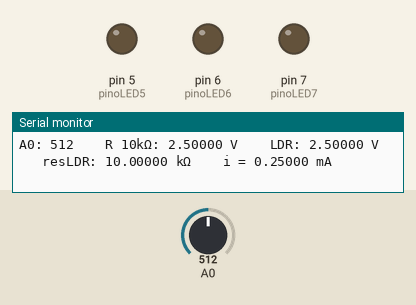
The sketch below on a simulated Arduino Uno, built with avr-gcc and run on an emulated ATmega328P. On the bench: output pins drawn as LEDs (lit = HIGH), the last lines printed to the serial monitor. The test bench sets the inputs (shaded band); at power-on: A0 = 512.

Above: at 1.2 s.
1.3 s: A0 set to 83
4.3 s: A0 set to 73
At 4.8 s:
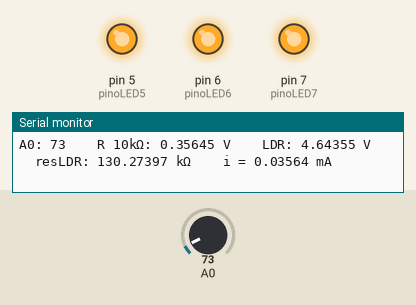
5.9 s: A0 set to 90
At 6.4 s:
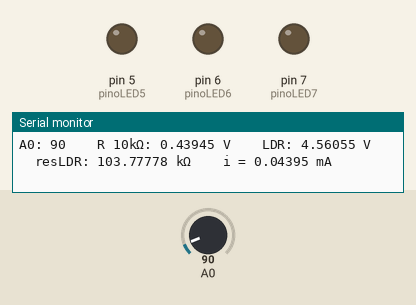
7.4 s: A0 set to 70
At 8.1 s:
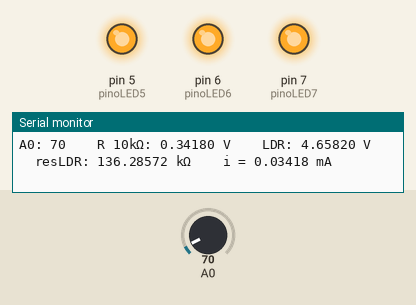
Timing chart, 0 to 10.4 s (numbered marks = the images above; inputs shaded):
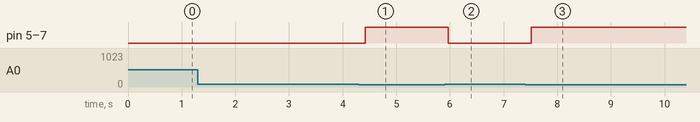

The sketch:

Jack_O_Lantern.ino
```cpp
///////////////////////////////////////////////////////////////////
//      @file Jack_O_Lantern.ino                                 //
//      @brief Halloween => Photoresistor LED Controller         //
//      @author Lucas Lopes - @engcompprojecthub                 //
//      @date 25/10/2020                                         //
///////////////////////////////////////////////////////////////////
#define pinoLED5 5
#define pinoLED6 6
#define pinoLED7 7


int leitura = 0;

float vLDR, vR, i, resLDR;

void setup() {
  pinMode(A0, INPUT);
  pinMode(pinoLED7, OUTPUT);
  pinMode(pinoLED6, OUTPUT);
  pinMode(pinoLED5, OUTPUT);
  Serial.begin(9600);
}

void loop() {
  leitura = analogRead(A0);
  vR = leitura * 0.0048828125;
  vLDR = 5 - vR;
  i = vR / 10;
  resLDR = vLDR / i;

  //Variavel leitura (0 a 1023) => 1024 valores
  Serial.print("A0: ");
  Serial.print(leitura);

  //Tensão no resistor de 10k ohms (volts)
  Serial.print("\t\t");
  Serial.print("R 10kΩ: ");
  Serial.print(vR, 5);
  Serial.print(" V");

  //Tensão no LDR (volts)
  Serial.print("\t\t");
  Serial.print("LDR: ");
  Serial.print(vLDR, 5);
  Serial.print(" V");

  //Resistência no LDR (kilo ohms)
  Serial.print("\t\t");
  Serial.print("resLDR: ");
  Serial.print(resLDR, 5);
  Serial.print(" kΩ");

  //Corrente no LDR e resistor 10k (mA)
  Serial.print("\t\t");
  Serial.print("i = ");
  Serial.print(i, 5);
  Serial.println(" mA");

  if(leitura < 80){
    digitalWrite(pinoLED7, HIGH);
    digitalWrite(pinoLED6, HIGH);
    digitalWrite(pinoLED5, HIGH);
  }
  else {
    digitalWrite(pinoLED7, LOW);
    digitalWrite(pinoLED6, LOW);
    digitalWrite(pinoLED5, LOW);
  }
  delay(100);
}
```

notasEMoedas_1021.c
```cpp
#include <stdio.h>

/*O programa recebe a quantidade de dinheiro (um número real)
e dará a menor quantidade de notas e moedas possível para o valor dado*/
int main() {
    float N;
    int M, d, notas[6], moedas[6], x;

    M = d = 0;

    for (x = 0; x < 6; x++) {
        notas[x] = moedas[x] = 0;
    }

    scanf("%f", &N);

    while (N >= 2.00) {
        if (N >= 100.00) {
            notas[0] = (int) N/100;
            N -= notas[0] * 100;
        }
        else if (N >= 50.00 && N < 100.00) {
            notas[1] = (int) N/50;
            N -= notas[1] * 50;
        }
        else if (N >= 20.00 && N < 50.00) {
            notas[2] = (int) N/20;
            N -= notas[2] * 20;
        }
        else if (N >= 10.00 && N < 20.00) {
            notas[3] = (int) N/10;
            N -= notas[3] * 10;
        }
        else if (N >= 5.00 && N < 10.00) {
            notas[4] = (int) N/5;
            N -= notas[4] * 5;
        }
        else if (N >= 2.00 && N < 5.00) {
            notas[5] = (int) N/2;
            N -= notas[5] * 2;
        }
        else
            break;
    }

    M = (int) (N * 100);
    d = (int) (N * 1000);

    d = d % 1000;
    d = d % 100;
    d = d % 10;

    if (d >= 5)
        M++;
    while (M > 0) {
        if (M >= 100 && M < 200) {
            moedas[0] = (int) M/100;
            M -= moedas[0] * 100;
        }
        else if (M >= 50 && M < 100) {
            moedas[1]++;
            M -= 50;
        }
        else if (M >= 25 && M < 50) {
            moedas[2]++;
            M -= 25;
        }
        else if (M >= 10 && M < 25) {
            moedas[3]++;
            M -= 10;
        }
        else if (M >= 5 && N < 10) {
            moedas[4]++;
            M -= 5;
        }
        else if (M >= 0 && M < 5) {
            moedas[5]++;
            M--;
        }
        else
            break;
    }
    printf("NOTAS:\n");
    printf("%d nota(s) de R$ 100.00\n", notas[0]);
    printf("%d nota(s) de R$ 50.00\n", notas[1]);
    printf("%d nota(s) de R$ 20.00\n", notas[2]);
    printf("%d nota(s) de R$ 10.00\n", notas[3]);
    printf("%d nota(s) de R$ 5.00\n", notas[4]);
    printf("%d nota(s) de R$ 2.00\n", notas[5]);
    printf("MOEDAS:\n");
    printf("%d moeda(s) de R$ 1.00\n", moedas[0]);
    printf("%d moeda(s) de R$ 0.50\n", moedas[1]);
    printf("%d moeda(s) de R$ 0.25\n", moedas[2]);
    printf("%d moeda(s) de R$ 0.10\n", moedas[3]);
    printf("%d moeda(s) de R$ 0.05\n", moedas[4]);
    printf("%d moeda(s) de R$ 0.01\n", moedas[5]);

    return 0;

}
```

quadraticEquation.c
```cpp
#include <stdio.h>
#include <math.h>

/*Recebe  os argumentos a, b e c e dois ponteiros, todos double*/
/*e resolve uma equação da forma ax² + bx + c = 0*/
int solucao(double a, double b, double c, double *r1, double *r2) {
   double delta;

   delta = (b * b) - (4 * a * c);
   if (delta >= 0) {
      *r1 = (-b - sqrt(delta)) / (2 * a);
      *r2 = (-b + sqrt(delta)) / (2 * a);
      return 1;
   }
   else
      return 0;
}

int main() {
   double a, b, c, r1, r2;
   a = b = c = r1 = r2 = 0;
   printf("ax² + bx + c = 0\n");
   printf("Informe a, b e c:\n");
   scanf("%lf %lf %lf", &a, &b, &c);
   if (solucao(a, b, c, &r1, &r2)) {
      printf("R1 = %f e R2 = %f", r1, r2);
      printf("\n");
   }
   else
      printf("Nao ha solucao\n");

   return 0;
}
```

Measured:
- the behaviour switches between 80 and 79 on A0 (found by bisection; images 0 and 1)
- after the input at 4.3 s, pin 5 (pinoLED5), pin 6 (pinoLED6), pin 7 (pinoLED7): LOW → HIGH after 0.12 s
- after the input at 5.9 s, pin 5 (pinoLED5), pin 6 (pinoLED6), pin 7 (pinoLED7): HIGH → LOW after 0.07 s
- after the input at 7.4 s, pin 5 (pinoLED5), pin 6 (pinoLED6), pin 7 (pinoLED7): LOW → HIGH after 0.11 s
